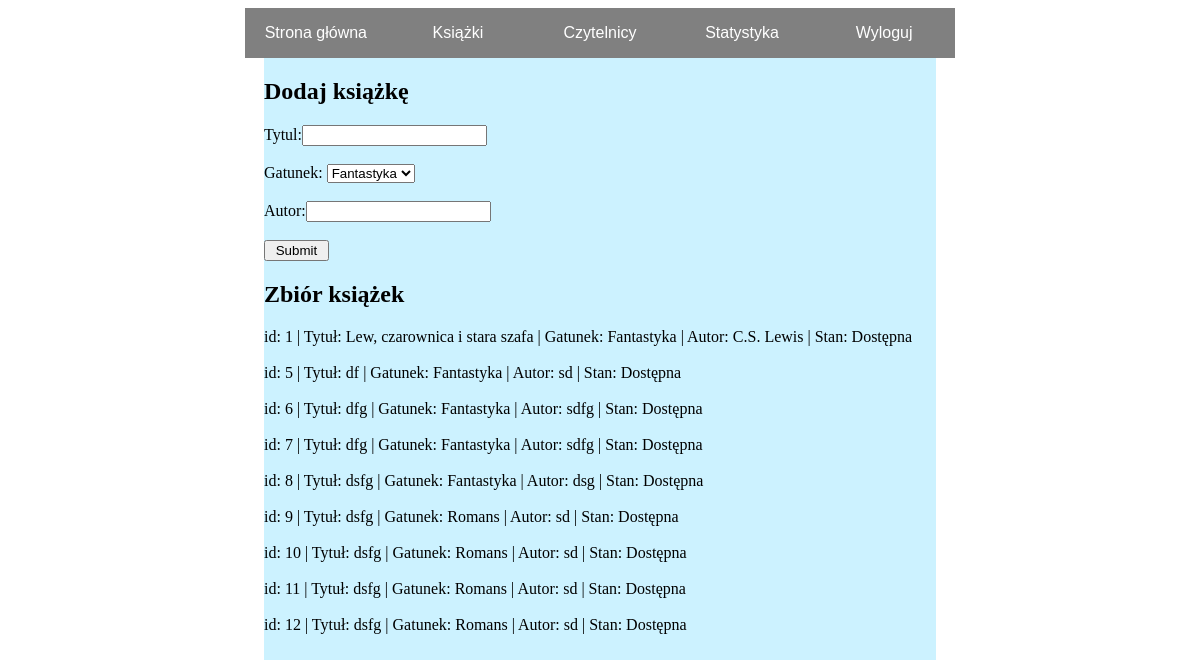
Page /admin/books.php (signed in) on the committed database.
### tables this page shows
CREATE TABLE `ksiazki` (
  `ID` int(11) NOT NULL,
  `tytul` text NOT NULL,
  `gatunek` int(11) NOT NULL,
  `autor` text NOT NULL,
  `stan` int(11) NOT NULL DEFAULT 1
);

### admin/books.php (the view, shortened to what this page needs)
<?php
	include('session.php');
?>
<html>
     <head>
		  <link rel="stylesheet" href="style.css" type="text/css">
     </head>
     <body>
		<div class="menu">
			<ul class="ulmenu">
				<li class="mbutton center"><a href="start.php"><p>Strona główna</p></a></li>
				<li class="mbutton center"><a href="books.php"><p>Książki</p></a></li>
				<li class="mbutton center"><a href="readers.php"><p>Czytelnicy</p></a></li>
				<li class="mbutton center"><a href="stats.php"><p>Statystyka</p></a></li>
				<li class="mbutton center"><a href="logout.php"><p>Wyloguj</p></a></li>
			</ul>
		</div>
		<div class="glowna">
			<div>
				<form action = "" method = "post">
					<h2>Dodaj książkę</h2>
					<label>Tytul:</label><input type = "text" name = "tytul" class = "box" required/><br /><br/>
					<label>Gatunek:</label>
						<select name = "gatunek">
							<option value = "1">Fantastyka</option>
						</select>
					<br/><br/>
					<label>Autor:</label><input type = "text" name = "autor" class = "box" required/><br /><br/>
					<input type = "submit" value = " Submit "/><br/>
				</form>
			</div>
			<div>
				<h2>Zbiór książek</h2>
				<?php
					$gatunekInt = array("Fantastyka", "Sci-Fi", "Romans", "Horror");
					$stanInt = array("Dostępna", "Wypożyczona", "Zarezerwowana");
					$sql = "SELECT * FROM ksiazki";
					$result = mysqli_query($db,$sql);
					if ($result->num_rows > 0) {
						while($row = $result->fetch_assoc()) {
							echo "id: ".$row['ID']." | Tytuł: ".$row['tytul']." | Gatunek: ".$gatunekInt[$row['gatunek']- 1]." | Autor: ".$row['autor']." | Stan: ".$stanInt[$row['stan']- 1]."</br></br>";
						}
					} else {
						echo "0 results";
					}
				?>
			</div>
		</div>
     </body>
</html>

### admin/style.css (style rules this page uses)
.menu { position: relative; left: 20%; width: 60%; height: 50px; background-color: gray; margin: 0px; text-align: center; }
.glowna { position: fixed; left: 22%; height: 100%; width: 56%; background-color: #ccf2ff; }
.ulmenu li { display: inline; }
.ulmenu { margin: 0; padding: 0; }
.ulmenu a { font-family: Arial; font-size: 1em; font-style: none; color: #ffffff; text-decoration: none; height: 100%; width: 100%; }
.mbutton { height: 50px; width: 20%; float: left; }
.center { display: flex !important; justify-content: center; align-items: center; }

### rows in the picture
ksiazki: ID "1", tytul "Lew, czarownica i stara szafa", gatunek "Fantastyka", autor "C.S. Lewis", stan "Dostępna"
ksiazki: ID "5", tytul "df", gatunek "Fantastyka", autor "sd", stan "Dostępna"
ksiazki: ID "6", tytul "dfg", gatunek "Fantastyka", autor "sdfg", stan "Dostępna"
ksiazki: ID "7", tytul "dfg", gatunek "Fantastyka", autor "sdfg", stan "Dostępna"
ksiazki: ID "8", tytul "dsfg", gatunek "Fantastyka", autor "dsg", stan "Dostępna"
ksiazki: ID "9", tytul "dsfg", gatunek "Romans", autor "sd", stan "Dostępna"
ksiazki: ID "10", tytul "dsfg", gatunek "Romans", autor "sd", stan "Dostępna"
ksiazki: ID "11", tytul "dsfg", gatunek "Romans", autor "sd", stan "Dostępna"
ksiazki: ID "12", tytul "dsfg", gatunek "Romans", autor "sd", stan "Dostępna"
